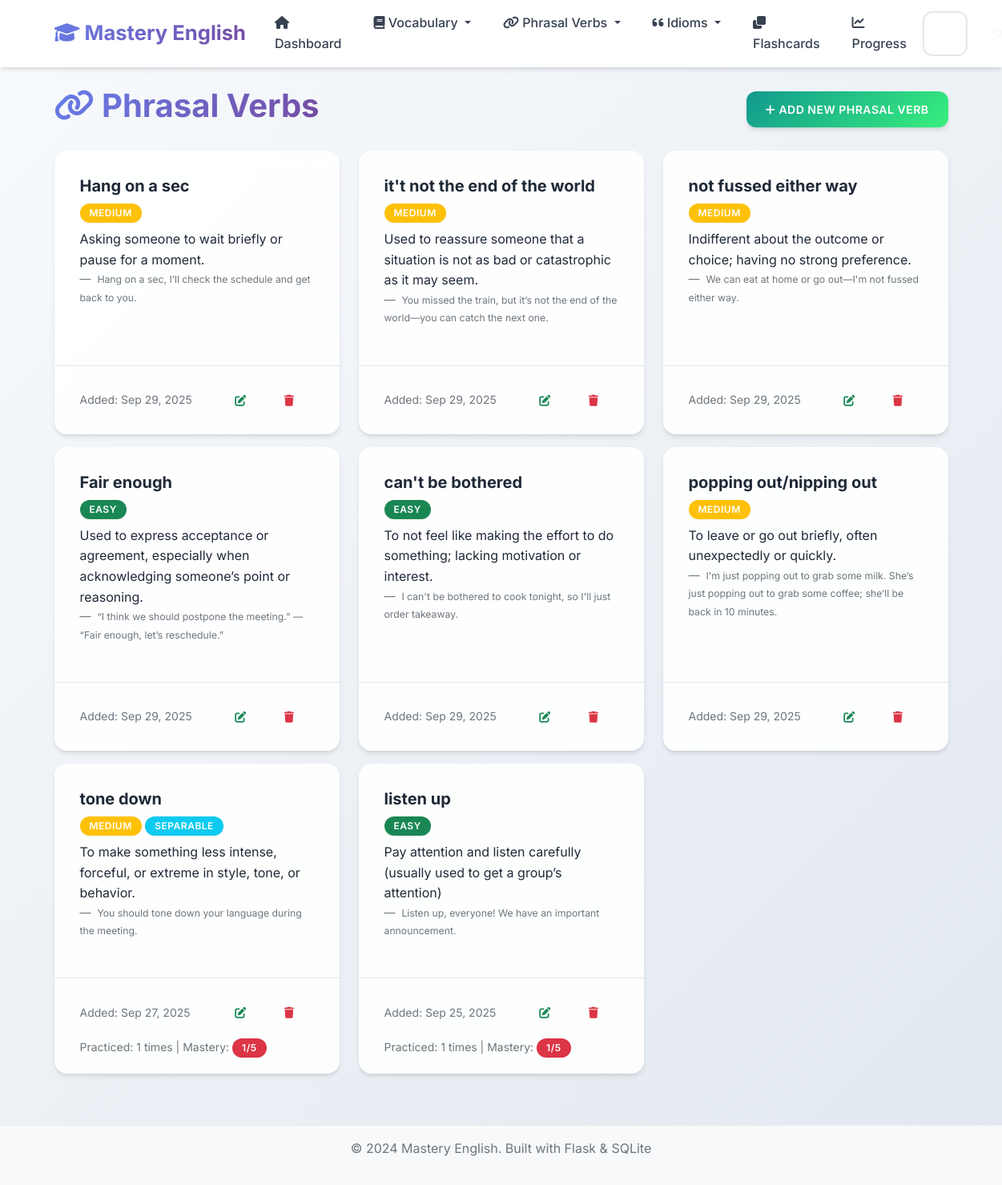
/phrasal-verbs, run on an earlier commit of the app's database.
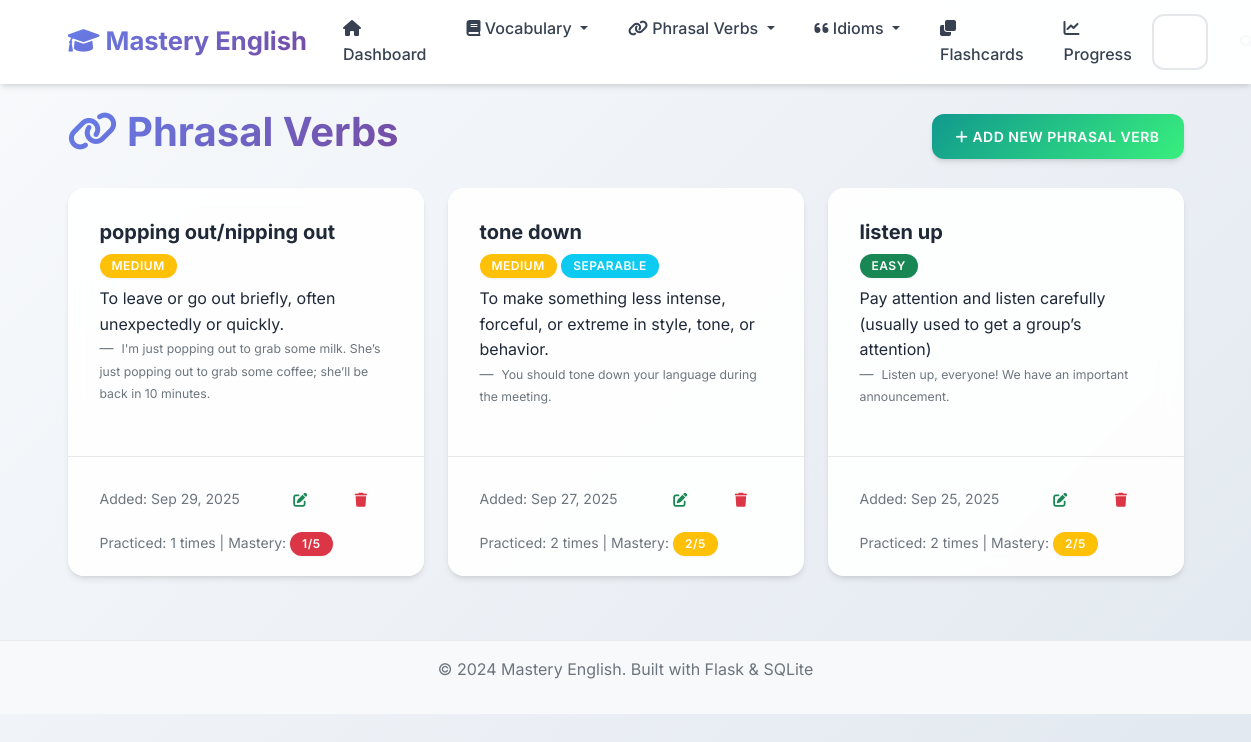
And on a later commit of the database.
### app.py (models this page shows, shortened)
class PhrasalVerb(db.Model):
    __tablename__ = 'phrasal_verbs'
    id = db.Column(db.Integer, primary_key=True)
    phrasal_verb = db.Column(db.String(100), nullable=False)
    meaning = db.Column(db.Text, nullable=False)
    example_sentence = db.Column(db.Text)
    separable = db.Column(db.Boolean, default=False)
    difficulty_level = db.Column(db.String(20), default='medium')
    date_added = db.Column(db.DateTime, default=datetime.utcnow)
    times_practiced = db.Column(db.Integer, default=0)
    last_practiced = db.Column(db.DateTime)
    mastery_level = db.Column(db.Integer, default=0)

### app.py (the view)
@app.route('/phrasal-verbs')
def phrasal_verbs_list():
    page = request.args.get('page', 1, type=int)
    phrasal_verbs = PhrasalVerb.query.order_by(PhrasalVerb.date_added.desc()).paginate(
        page=page, per_page=10, error_out=False)
    return render_template('phrasal_verbs_list.html', phrasal_verbs=phrasal_verbs)

### templates/phrasal_verbs_list.html (shortened to what this page needs)
{% extends "base.html" %}
{% block content %}
<div class="row">
    <div class="col-12">
        <div class="d-flex justify-content-between align-items-center mb-4">
            <h1>
                <i class="fas fa-link"></i> Phrasal Verbs
            </h1>
            <a href="{{ url_for('add_phrasal_verb') }}" class="btn btn-success">
                <i class="fas fa-plus"></i> Add New Phrasal Verb
            </a>
        </div>
    </div>
</div>
{% if phrasal_verbs.items %}
    <div class="row">
        {% for phrasal in phrasal_verbs.items %}
            <div class="col-md-6 col-lg-4 mb-3">
                <div class="card h-100">
                    <div class="card-body">
                        <h5 class="card-title">{{ phrasal.phrasal_verb }}</h5>
                        <span class="badge bg-{% if phrasal.difficulty_level == 'easy' %}success{% elif phrasal.difficulty_level == 'hard' %}danger{% else %}warning{% endif %} mb-2">
                            {{ phrasal.difficulty_level.title() }}
                        </span>
                        {% if phrasal.separable %}
                            <span class="badge bg-info mb-2">Separable</span>
                        {% endif %}
                        <p class="card-text">{{ phrasal.meaning }}</p>
                        {% if phrasal.example_sentence %}
                            <blockquote class="blockquote-footer">
                                <small>{{ phrasal.example_sentence }}</small>
                            </blockquote>
                        {% endif %}
                    </div>
                    <div class="card-footer bg-transparent">
                        <div class="d-flex justify-content-between align-items-center">
                            <small class="text-muted">
                                Added: {{ phrasal.date_added.strftime('%b %d, %Y') }}
                            </small>
                            <div class="btn-group" role="group">
                                <a href="{{ url_for('edit_phrasal_verb', id=phrasal.id) }}" class="btn btn-sm btn-outline-success">
                                    <i class="fas fa-edit"></i>
                                </a>
                                <button type="button" class="btn btn-sm btn-outline-danger" onclick="confirmDelete('{{ phrasal.phrasal_verb }}', '{{ url_for('delete_phrasal_verb', id=phrasal.id) }}')">
                                    <i class="fas fa-trash"></i>
                                </button>
                            </div>
                        </div>
                        {% if phrasal.times_practiced > 0 %}
                            <div class="mt-2">
                                <small class="text-muted">
                                    Practiced: {{ phrasal.times_practiced }} times
                                    | Mastery:
                                    <span class="badge bg-{% if phrasal.mastery_level >= 4 %}success{% elif phrasal.mastery_level >= 2 %}warning{% else %}danger{% endif %}">
                                        {{ phrasal.mastery_level }}/5
                                    </span>
                                </small>
                            </div>
                        {% endif %}
                    </div>
                </div>
            </div>
        {% endfor %}
    </div>
{% endif %}
{% endblock %}

What changed in the data, as far as the page shows it:
removed PhrasalVerb: phrasal_verb "Hang on a sec", difficulty_level "MEDIUM", meaning "Asking someone to wait briefly or pause for a moment.", example_sentence "Hang on a sec, I’ll check the schedule and get back to you.", date_added "Sep 29, 2025"
removed PhrasalVerb: phrasal_verb "it't not the end of the world", difficulty_level "MEDIUM", meaning "Used to reassure someone that a situation is not as bad or catastrophic as it may seem.", example_sentence "You missed the train, but it’s not the end of the world—you can catch the next one.", date_added "Sep 29, 2025"
removed PhrasalVerb: phrasal_verb "not fussed either way", difficulty_level "MEDIUM", meaning "Indifferent about the outcome or choice; having no strong preference.", example_sentence "We can eat at home or go out—I'm not fussed either way.", date_added "Sep 29, 2025"
removed PhrasalVerb: phrasal_verb "Fair enough", difficulty_level "EASY", meaning "Used to express acceptance or agreement, especially when acknowledging someone’s point or reasoning.", example_sentence "“I think we should postpone the meeting.” — “Fair enough, let’s reschedule.”", date_added "Sep 29, 2025"
removed PhrasalVerb: phrasal_verb "can't be bothered", difficulty_level "EASY", meaning "To not feel like making the effort to do something; lacking motivation or interest.", example_sentence "I can't be bothered to cook tonight, so I'll just order takeaway.", date_added "Sep 29, 2025"
changed PhrasalVerb "popping out/nipping out": times_practiced (not shown) → "1"; mastery_level (not shown) → "1"
changed PhrasalVerb "tone down": times_practiced "1" → "2"; mastery_level "1" → "2"
changed PhrasalVerb "listen up": times_practiced "1" → "2"; mastery_level "1" → "2"
